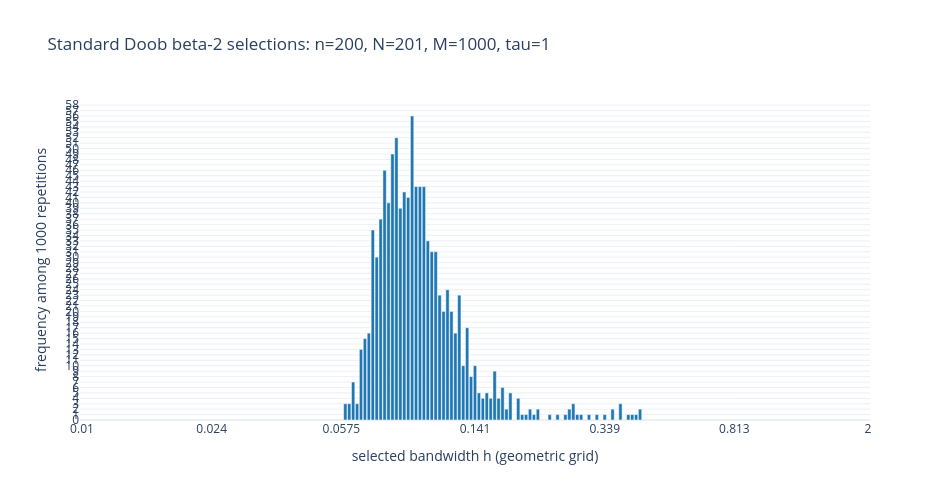

Write notebook code for a chart like this one.
### Code cell
beta2_tick_indices = np.unique(
    np.linspace(0, beta2_N - 1, 7, dtype=int)
)
beta2_tick_bandwidths = [
    f"{beta2_h_grid[index]:.3g}" for index in beta2_tick_indices
]
beta2_nonzero_indices = np.flatnonzero(beta2_selection_counts)

beta2_histogram = go.Figure(
    go.Bar(
        x=beta2_nonzero_indices,
        y=beta2_selection_counts[beta2_nonzero_indices],
        customdata=beta2_h_grid[beta2_nonzero_indices],
        width=0.85,
        marker=dict(
            color="#1f77b4",
            line=dict(color="white", width=0.5),
        ),
        hovertemplate=(
            "grid index=%{x}"
            "<br>bandwidth h=%{customdata:.6g}"
            "<br>frequency=%{y}<extra></extra>"
        ),
    )
)
beta2_histogram.update_xaxes(
    title_text="selected bandwidth h (geometric grid)",
    range=[-0.5, beta2_N - 0.5],
    tickmode="array",
    tickvals=beta2_tick_indices,
    ticktext=beta2_tick_bandwidths,
)
beta2_histogram.update_yaxes(
    title_text=f"frequency among {beta2_M} repetitions",
    rangemode="tozero",
    dtick=1,
)
beta2_histogram.update_layout(
    title=(
        f"Doob beta-2 selections: n={beta2_n}, "
        f"N={beta2_N}, M={beta2_M}, tau={beta2_tau:g}"
    ),
    width=950,
    height=500,
    template="plotly_white",
    showlegend=False,
)
beta2_histogram.show()

### Figure 1 — Plotly figure (JSON) as saved in the notebook; plotly's stock layout.template omitted (floating-point values rounded to 4 significant figures)
{"data": [{"customdata": [0.059, 0.06058, 0.06221, 0.06388, 0.06559, 0.06736, 0.06916, 0.07102, 0.07293, 0.07488, 0.07689, 0.07896, 0.08108, 0.08326, 0.08549, 0.08779, 0.09014, 0.09256, 0.09505, 0.0976, 0.1002, 0.1029, 0.1057, 0.1085, 0.1114, 0.1144, 0.1175, 0.1206, 0.1239, 0.1272, 0.1306, 0.1341, 0.1377, 0.1414, 0.1452, 0.1491, 0.1531, 0.1572, 0.1615, 0.1658, 0.1702, 0.1748, 0.1795, 0.1893, 0.1943, 0.1996, 0.2049, 0.2104, 0.2161, 0.2339, 0.2467, 0.2601, 0.2671, 0.2742, 0.2816, 0.2892, 0.3049, 0.3215, 0.339, 0.3574, 0.3769, 0.3974, 0.4081, 0.419, 0.4303], "hovertemplate": "grid index=%{x}<br>bandwidth h=%{customdata:.6g}<br>frequency=%{y}<extra></extra>", "marker": {"color": "#1f77b4", "line": {"color": "white", "width": 0.5}}, "type": "bar", "width": 0.85, "x": [67, 68, 69, 70, 71, 72, 73, 74, 75, 76, 77, 78, 79, 80, 81, 82, 83, 84, 85, 86, 87, 88, 89, 90, 91, 92, 93, 94, 95, 96, 97, 98, 99, 100, 101, 102, 103, 104, 105, 106, 107, 108, 109, 111, 112, 113, 114, 115, 116, 119, 121, 123, 124, 125, 126, 127, 129, 131, 133, 135, 137, 139, 140, 141, 142], "y": [3, 3, 7, 3, 13, 15, 16, 35, 30, 37, 46, 40, 49, 52, 39, 42, 41, 56, 43, 43, 43, 33, 31, 31, 23, 20, 24, 20, 16, 23, 10, 17, 8, 10, 5, 4, 5, 4, 9, 4, 6, 2, 5, 4, 1, 1, 2, 1, 2, 1, 1, 1, 2, 3, 1, 1, 1, 1, 1, 2, 3, 1, 1, 1, 2]}], "layout": {"height": 500, "showlegend": false, "title": {"text": "Standard Doob beta-2 selections: n=200, N=201, M=1000, tau=1"}, "width": 950, "xaxis": {"range": [-0.5, 200.5], "tickmode": "array", "ticktext": ["0.01", "0.024", "0.0575", "0.141", "0.339", "0.813", "2"], "tickvals": [0, 33, 66, 100, 133, 166, 200], "title": {"text": "selected bandwidth h (geometric grid)"}}, "yaxis": {"dtick": 1, "rangemode": "tozero", "title": {"text": "frequency among 1000 repetitions"}}}}
